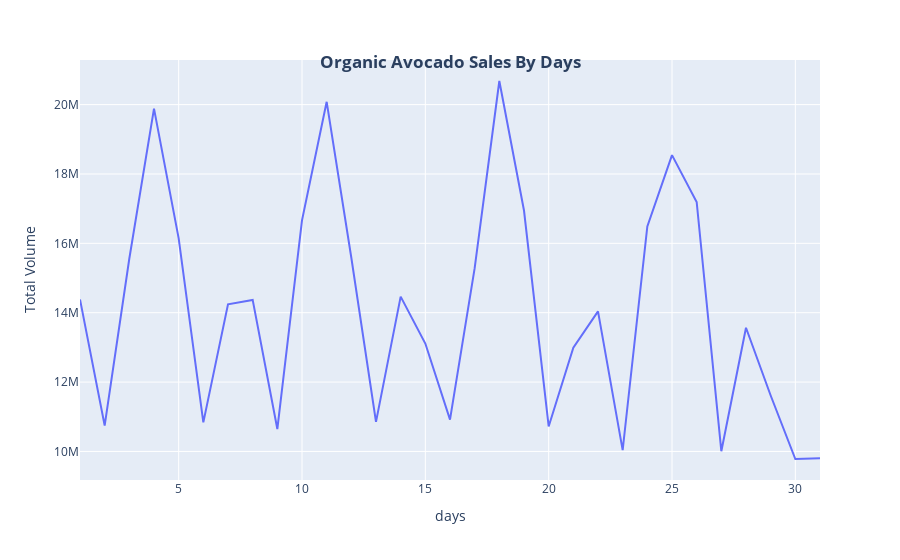

This figure's notebook cell:
### Markdown cell above
The most significant upward trend happens between jan(1) - may(5) for organic avocados and June - October for conventional avocado types. Both types of avocados have a similar trend.

### Code cell
monthly_org = organic_avocado.groupby('Day',sort=True
)['Total Volume'].sum()
line(monthly_org, x=monthly_org.index, y=monthly_org.values, title='Organic Avocado Sales by days', xlabel='days',ylabel='Total Volume',)

### Figure 1 — Plotly figure (JSON) as saved in the notebook; plotly's stock layout.template omitted (floating-point values rounded to 4 significant figures)
{"data": [{"hovertemplate": "Day=%{x}<br>y=%{y}<extra></extra>", "legendgroup": "", "line": {"color": "#636efa", "dash": "solid"}, "marker": {"symbol": "circle"}, "mode": "lines", "name": "", "orientation": "v", "showlegend": false, "type": "scatter", "x": [1, 2, 3, 4, 5, 6, 7, 8, 9, 10, 11, 12, 13, 14, 15, 16, 17, 18, 19, 20, 21, 22, 23, 24, 25, 26, 27, 28, 29, 30, 31], "xaxis": "x", "y": [14380000.0, 10750000.0, 15560000.0, 19880000.0, 16140000.0, 10840000.0, 14240000.0, 14370000.0, 10650000.0, 16660000.0, 20080000.0, 15580000.0, 10850000.0, 14460000.0, 13110000.0, 10916824, 15280000.0, 20680000.0, 16950000.0, 10720000.0, 12990000.0, 14040000.0, 10040000.0, 16490000.0, 18540000.0, 17190000.0, 10010000.0, 13570000.0, 11610000.0, 9782000.0, 9803000.0], "yaxis": "y"}], "layout": {"legend": {"tracegroupgap": 0}, "margin": {"t": 60}, "title": {"text": "<b>Organic Avocado Sales By Days</b>", "x": 0.5, "xanchor": "center", "y": 0.9, "yanchor": "top"}, "xaxis": {"anchor": "y", "domain": [0, 1], "title": {"text": "days"}}, "yaxis": {"anchor": "x", "domain": [0, 1], "title": {"text": "Total Volume"}}}}
